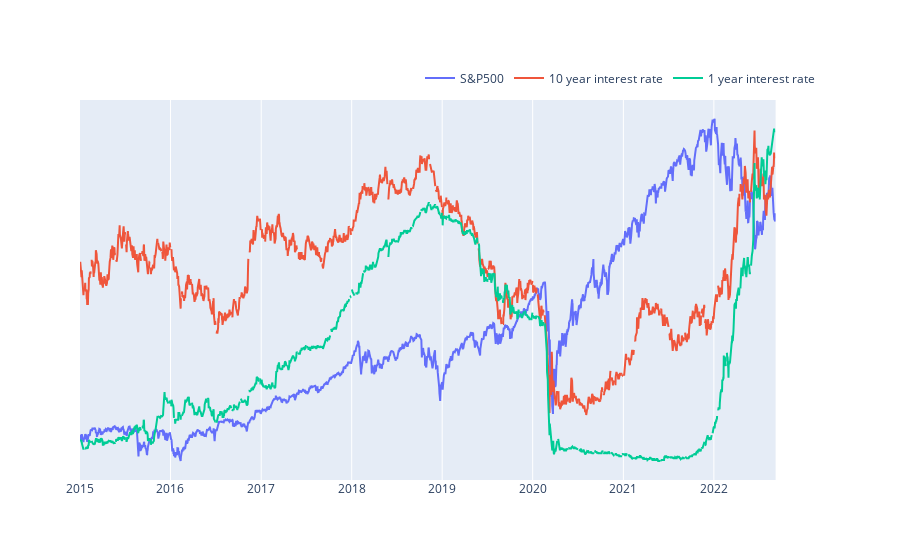

Notebook code for this chart:
### Code cell
plot_data([['line', sp500, 'Date', 'Close', 'S&P500', False],
           ['line', df_dict['ir10y'], 'Date', 'v', '10 year interest rate', True],
           ['line', df_dict['ir1y'], 'Date', 'v', '1 year interest rate', True]])

### Figure 1 — Plotly figure (JSON) as saved in the notebook; plotly's stock layout.template omitted (floating-point values rounded to 4 significant figures; data arrays with more than 128 entries replaced by an {"elided": "..."} marker saying what was removed)
{"data": [{"name": "S&P500", "type": "scatter", "x": {"elided": "1934 str values"}, "xaxis": "x", "y": {"elided": "1934 float values"}, "yaxis": "y"}, {"name": "10 year interest rate", "type": "scatter", "x": {"elided": "2004 str values"}, "xaxis": "x", "y": {"elided": "2004 float values"}, "yaxis": "y2"}, {"name": "1 year interest rate", "type": "scatter", "x": {"elided": "2004 str values"}, "xaxis": "x", "y": {"elided": "2004 float values"}, "yaxis": "y2"}], "layout": {"legend": {"orientation": "h", "x": 1, "xanchor": "right", "y": 1.02, "yanchor": "bottom"}, "xaxis": {"anchor": "y", "domain": [0, 0.94]}, "yaxis": {"anchor": "x", "domain": [0, 1], "visible": false}, "yaxis2": {"anchor": "x", "overlaying": "y", "side": "right", "visible": false}, "yaxis3": {"overlaying": "y", "visible": false}}}
